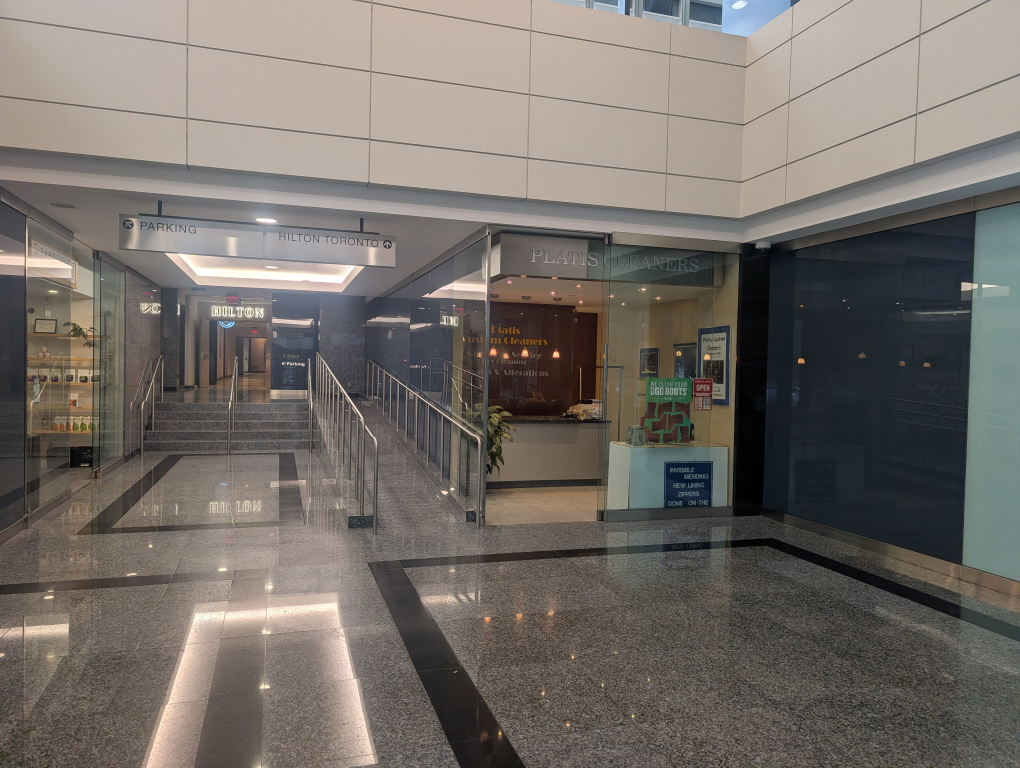
#> input picture a3/data/indoor_center.jpg, 4080 x 3072 px (shown at 1/4 size)
$ python -i autostitch_core.py   (imports and definitions only)   (older library calls are emulated)
#> lines starting #> are read from the running program, lines starting #| are printed output that depends on the picture; after the words box and inside, x2 and y2 are one past the last pixel; in counts of white or black regions, pixels touching at a corner belong together
#> further down, picture is the input picture: shape (3072, 4080, 3); mean B, G, R 104.7, 110.5, 116.4
import numpy as np
import cv2
from mosaic_core import computeH


def detect_harris_corners(im, k=0.04, threshold_factor=0.01, scale_factor=0.25):
    """
    Detects Harris corners in a grayscale image.
    Optionally downscales the image first for massive speedups on high-res photos.
    Returns (N, 2) array of (x, y) coordinates scaled back to original resolution.
    """
#> called with k = 0.04, threshold_factor = 0.01, scale_factor = 0.25
    if im.ndim == 3:
        gray = cv2.cvtColor(im, cv2.COLOR_BGR2GRAY)
    else:
        gray = im.copy()

    # Optional downscaling for speed
    if scale_factor < 1.0:
        h_orig, w_orig = gray.shape[:2]
        gray = cv2.resize(gray, (0, 0), fx=scale_factor, fy=scale_factor, interpolation=cv2.INTER_AREA)
#> gray: shape (768, 1020)

    gray = gray.astype(np.float32) / 255.0

    # Compute image gradients
    Ix = cv2.Sobel(gray, cv2.CV_64F, 1, 0, ksize=3)
    Iy = cv2.Sobel(gray, cv2.CV_64F, 0, 1, ksize=3)
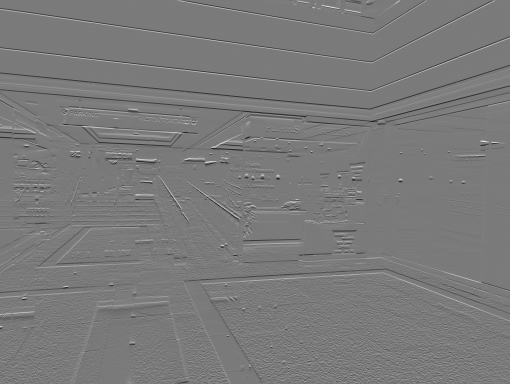
#> Iy: shape (768, 1020) float64 (shown at 1/2 size); min -2.2, max 2.37, mean -0.00337; drawn with min black and max white

    # Compute products of derivatives
    Ixx = Ix ** 2
    Iyy = Iy ** 2
    Ixy = Ix * Iy
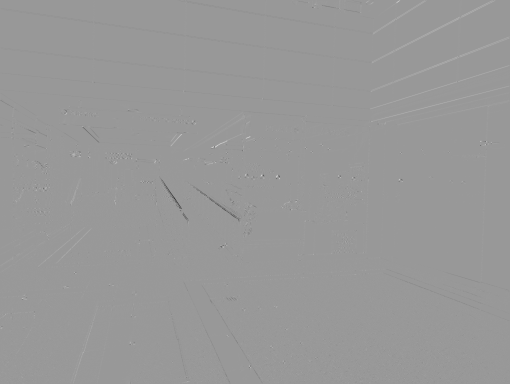
#> Ixy: shape (768, 1020) float64 (shown at 1/2 size); min -4.04, max 2.7, mean -0.00109; drawn with min black and max white

    # Apply Gaussian smoothing to derivative products
    Sx2 = cv2.GaussianBlur(Ixx, (3, 3), 1.0)
    Sy2 = cv2.GaussianBlur(Iyy, (3, 3), 1.0)
    Sxy = cv2.GaussianBlur(Ixy, (3, 3), 1.0)

    # Compute Harris response R = det(M) - k * trace(M)^2
    detM = (Sx2 * Sy2) - (Sxy ** 2)
    traceM = Sx2 + Sy2
    R = detM - k * (traceM ** 2)
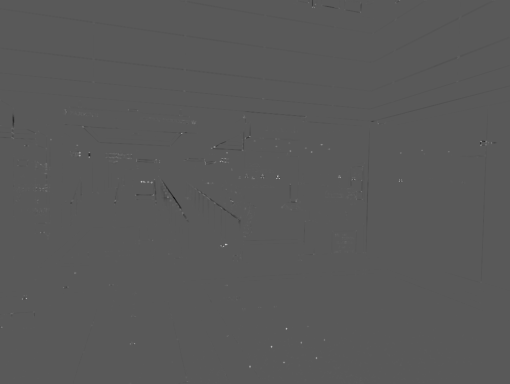
#> R: shape (768, 1020) float64 (shown at 1/2 size); min -0.767, max 1.42, mean -0.000373; drawn with min black and max white

    # Thresholding & local maxima extraction
    threshold = threshold_factor * np.max(R)
#> threshold = 0.0142
    r_mask = (R > threshold)
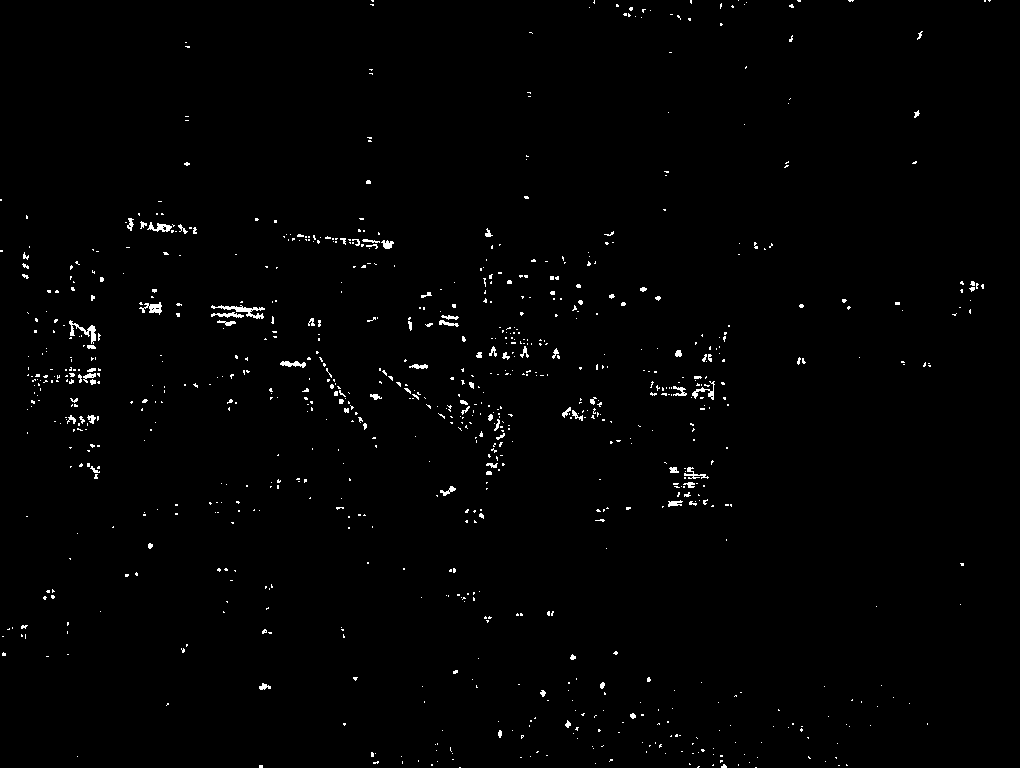
#> r_mask: shape (768, 1020) bool; 1% white in thin lines or dots
    local_max = cv2.dilate(R, np.ones((3, 3))) == R
#> local_max: shape (768, 1020) bool; 4.2% white in thin lines or dots
    corner_mask = r_mask & local_max
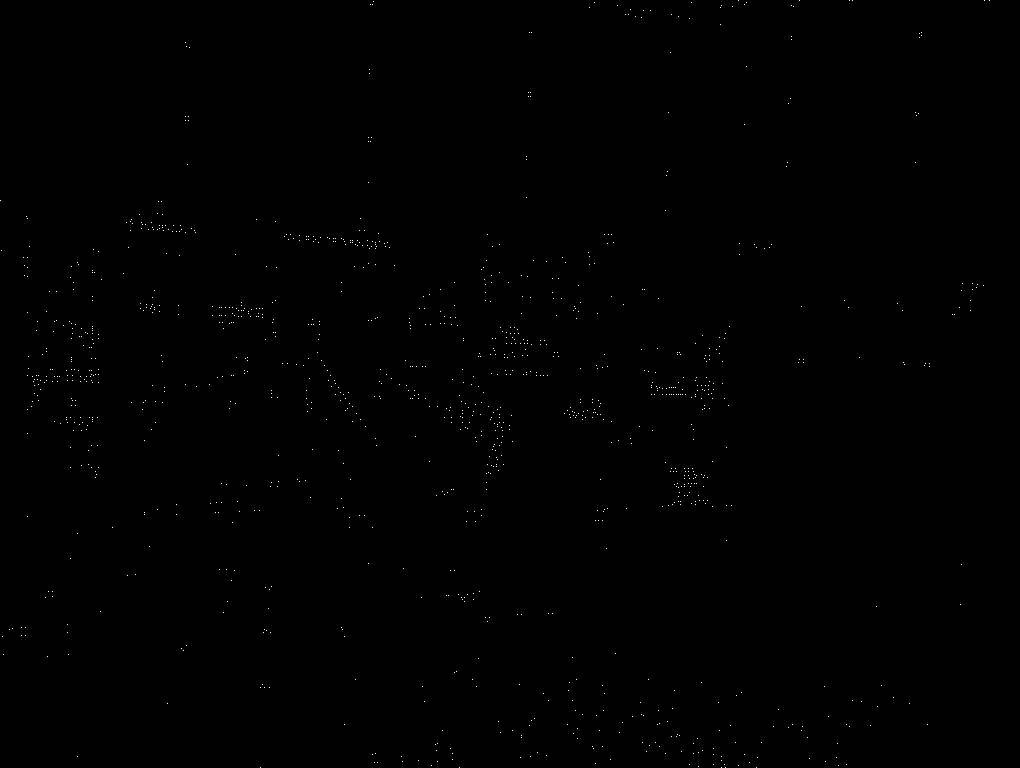
#> corner_mask: shape (768, 1020) bool; 0.16% white in thin lines or dots

    y_idxs, x_idxs = np.where(corner_mask)
#> y_idxs = 1232 values from 0 to 767; x_idxs = 1232 values, max 989 at index 5, min 0 at index 75, mean 433.1
    strengths = R[y_idxs, x_idxs]
#> strengths = 1232 values, max 1.42 at index 481, min 0.0142 at index 1087, mean 0.101

    points = np.stack([x_idxs, y_idxs], axis=-1)
#> points = 1232 pairs, first value 0 to 989, second value 0 to 767

    # Rescale points back to original image coordinates if downscaled
    if scale_factor < 1.0 and len(points) > 0:
        points = points / scale_factor
#> points = 1232 pairs, first value 0 to 3956, second value 0 to 3068

    return points.astype(np.float32), strengths


# [146 lines left out: functions adaptive_non_maximal_suppression, extract_descriptors, match_descriptors, ransac_homography, not called in this run]

>>> import cv2
>>> picture = cv2.imread('data/indoor_center.jpg')
>>> result = detect_harris_corners(picture)
#> result = 2 point arrays, longest 1232 points

$ run again, on a3/data/indoor_right.jpg
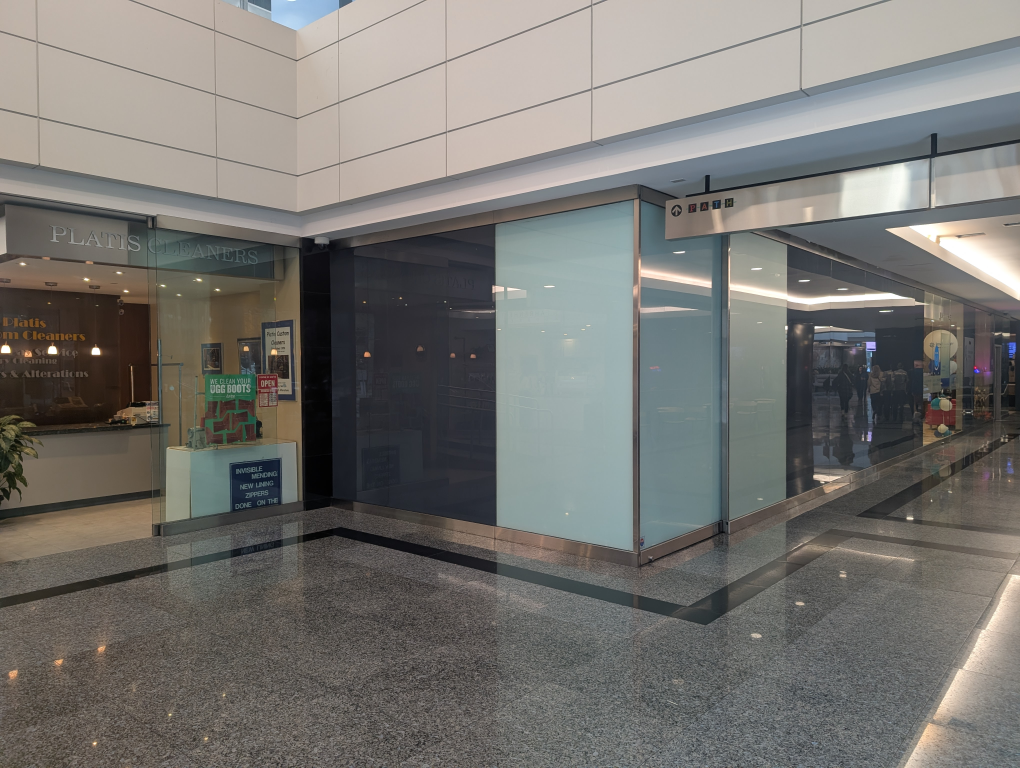
#> input picture a3/data/indoor_right.jpg, 4080 x 3072 px (shown at 1/4 size)
#> picture is the input picture: shape (3072, 4080, 3); mean B, G, R 112.8, 116.7, 118.4
#> threshold = 0.0366
#> in detect_harris_corners, `r_mask = (R > threshold)`:
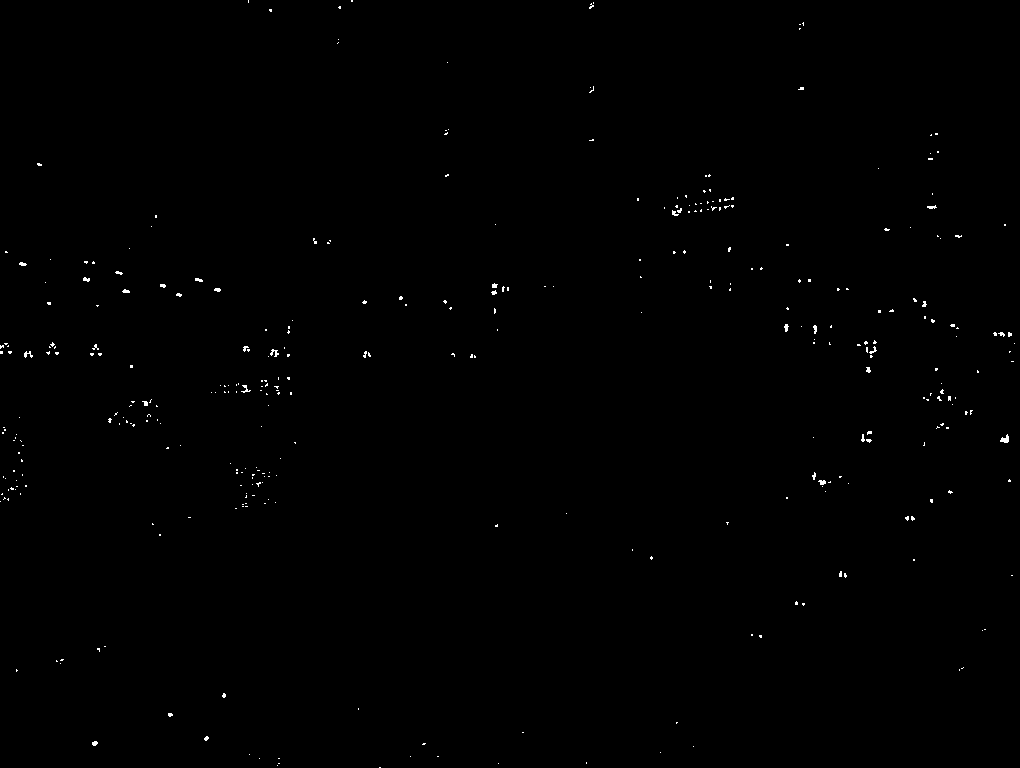
#> r_mask: shape (768, 1020) bool; 0.3% white in thin lines or dots
#> in detect_harris_corners, `local_max = cv2.dilate(R, np.ones((3, 3))) == R`:
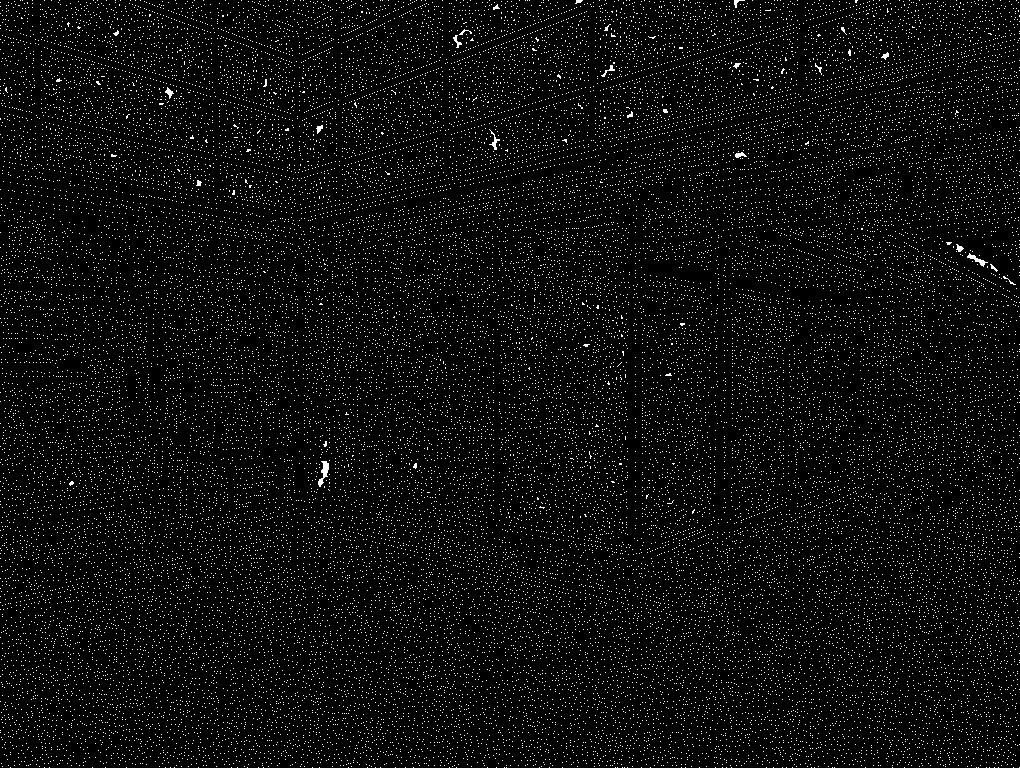
#> local_max: shape (768, 1020) bool; 4.5% white in thin lines or dots
#> corner_mask: shape (768, 1020) bool; 0.06% white in thin lines or dots
#> y_idxs = 431 values from 1 to 767; x_idxs = 431 values, max 1014 at index 175, min 0 at index 183, mean 476.6
#> strengths = 431 values, max 3.66 at index 159, min 0.0368 at index 372, mean 0.241
#> in detect_harris_corners, `points = np.stack([x_idxs, y_idxs], axis=-1)`: points = 431 pairs, first value 0 to 1014, second value 1 to 767
#> in detect_harris_corners, `points = points / scale_factor`: points = 431 pairs, first value 0 to 4056, second value 4 to 3068
#> result = 2 point arrays, longest 431 points
